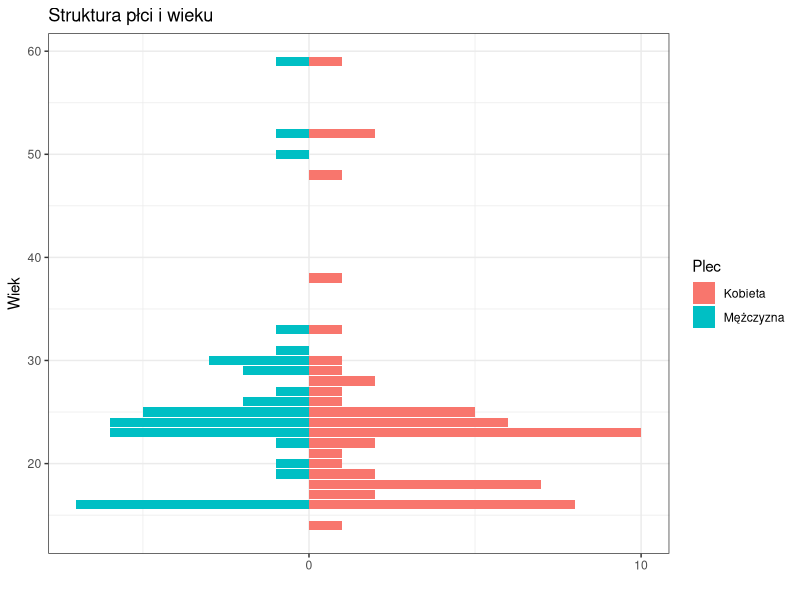
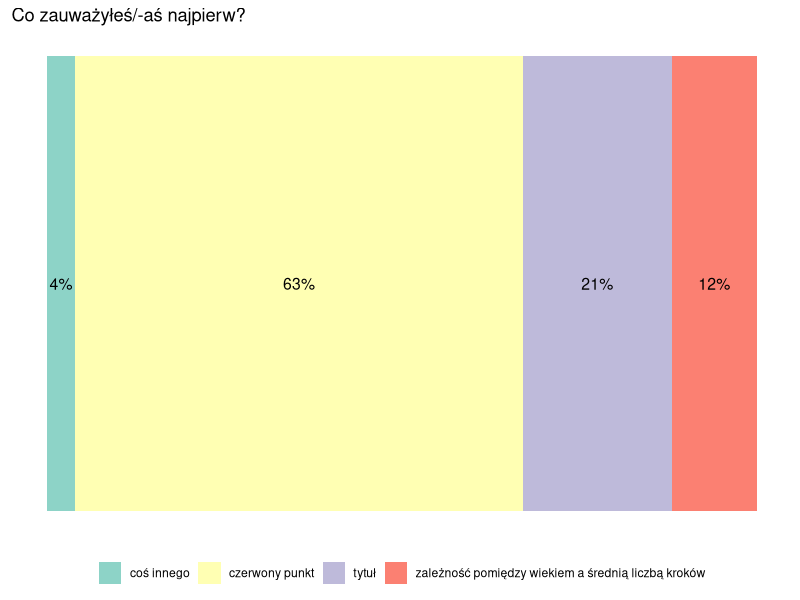
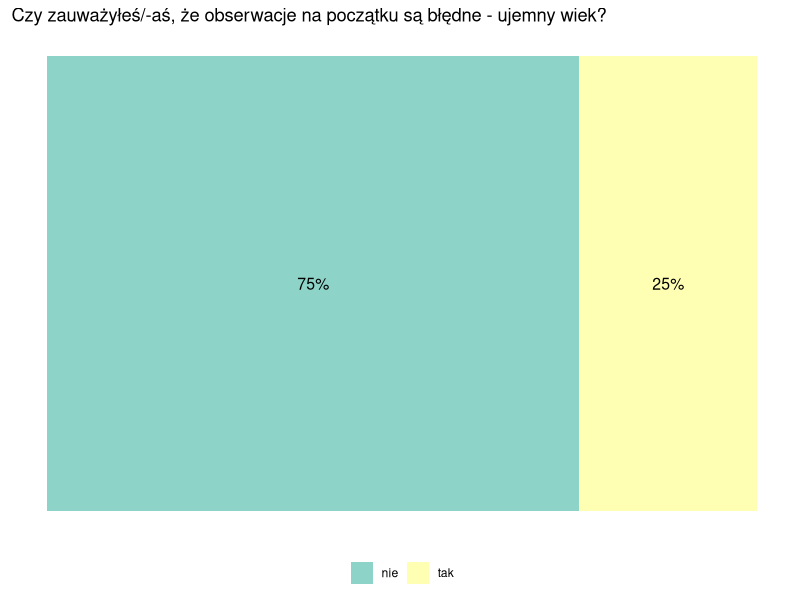
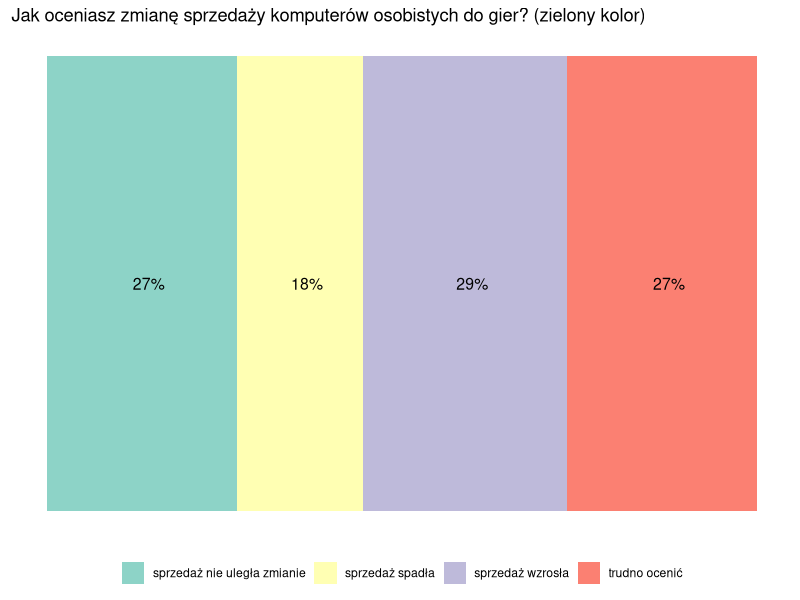
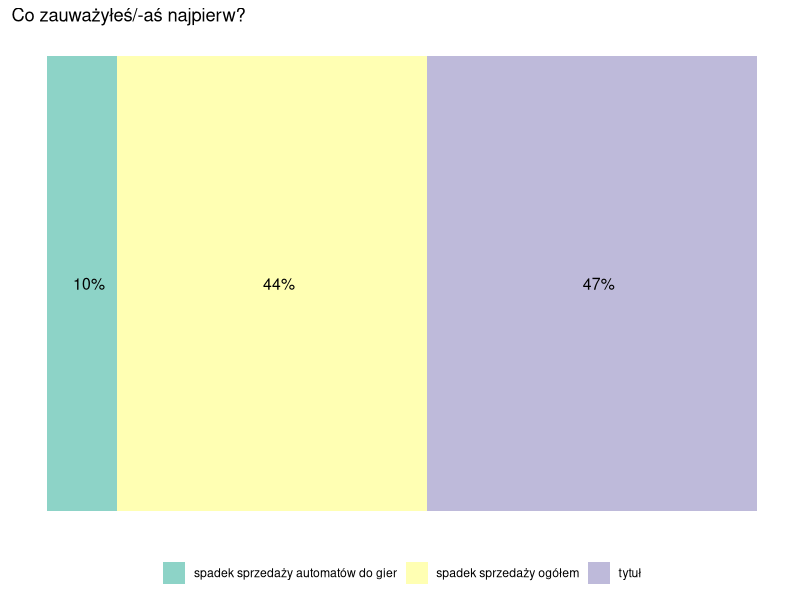
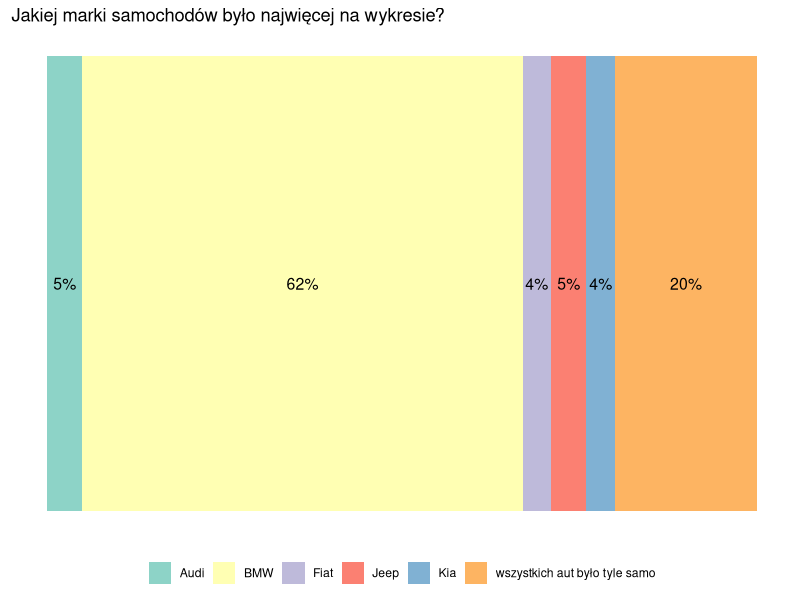
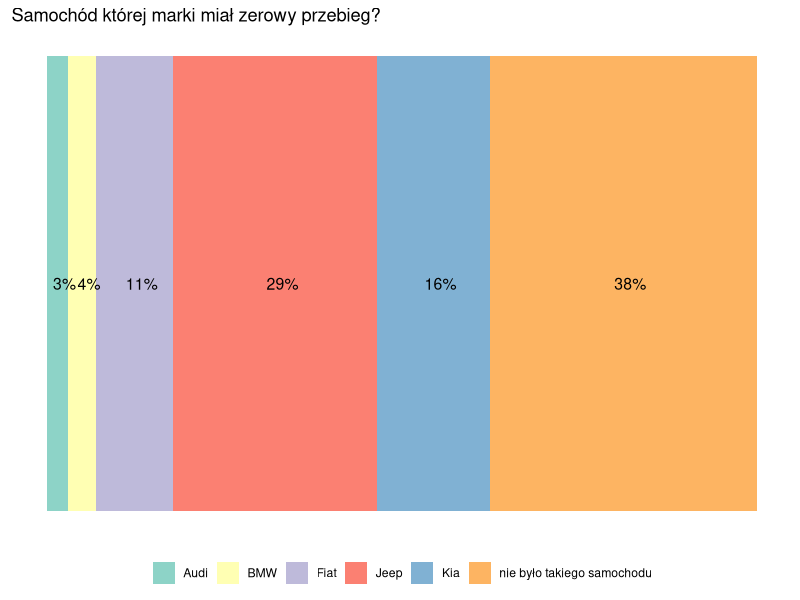
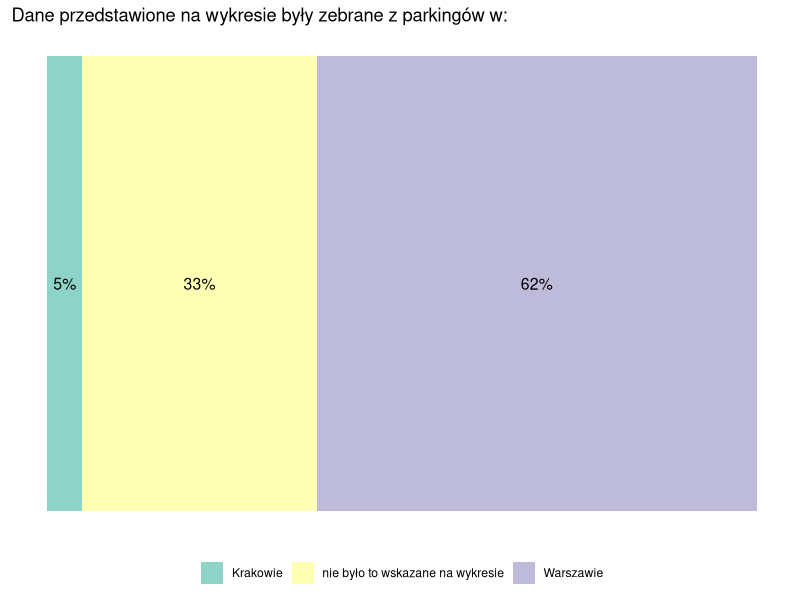

These charts were generated, in order, by the following R code:
## ---- chunk 1
knitr::opts_chunk$set(echo = FALSE)
knitr::opts_chunk$set(warning = FALSE)
knitr::opts_chunk$set(message = FALSE)
## ---- chunk 2
library(openxlsx)
library(ggplot2)
## ---- chunk 3
wyniki <- read.xlsx("Techniki Wizualizacji (Odpowiedzi).xlsx")
#usuwam polskie znaki z nazw kolumn i kilka nazw, bo ggplot sobie nie radzi
colnames(wyniki) <- iconv(colnames(wyniki), from="utf-8", to="ASCII//TRANSLIT")
colnames(wyniki)[2] <- "wyk1.co"
colnames(wyniki)[3] <- "wyk1.wiek"
colnames(wyniki)[4] <- "wyk2.co"
colnames(wyniki)[5] <- "wyk2.jak"
colnames(wyniki)[6] <- "wyk3.marka"
colnames(wyniki)[7] <- "wyk3.zero"
colnames(wyniki)[8] <- "wyk3.park"
colnames(wyniki)[9] <- "wyk4.zdanie"
colnames(wyniki)[10] <- "wyk4.rowno"
liczba <- nrow(wyniki)
## ---- chunk 4
ggplot(data=wyniki, aes(x=Wiek,fill=Plec)) +
  geom_bar(data=subset(wyniki,Plec == "Kobieta")) +
  geom_bar(data=subset(wyniki,Plec == "Mężczyzna"),aes(y=..count..*(-1))) +
  scale_y_continuous(breaks=seq(-40,40,10),labels=abs(seq(-40,40,10))) +
  xlab("Wiek") +
  ylab("") +
  ggtitle("Struktura płci i wieku") +
  coord_flip() +
  theme_bw()
## ---- chunk 5
rysuj <- function(dane, title, legend.row = 1){
tmp <- as.data.frame(round(table(dane)/length(dane) * 100,0))
tmp$cum <- cumsum(tmp$Freq)
colnames(tmp)[1] <- "Var1"


  ggplot(tmp, aes(x=1, y= -Freq, fill = Var1)) +
  geom_col(width = 0.4)+
  geom_text(aes(y = cum-100 - (Freq/2), label = paste0(Freq,"%")), size=4) +
    ggtitle(title) +
    theme_bw() +
    theme(legend.position = "bottom",
          axis.text.x=element_blank(),
          axis.text.y=element_blank(),
          axis.title.x=element_blank(),
          axis.title.y=element_blank(),
          panel.border = element_blank(),
    panel.background = element_blank(),
    panel.grid.major = element_blank(),
    panel.grid.minor = element_blank(),
    axis.ticks.x=element_blank(),
    axis.ticks.y=element_blank(),
    legend.title = element_blank())+
    guides(fill = guide_legend(nrow = legend.row)) +
    scale_fill_manual(values = c("#8dd3c7", "#ffffb3", "#bebada", "#fb8072", "#80b1d3", "#fdb462"))+
    coord_flip()
    
}

rysuj(wyniki$wyk1.co, "Co zauważyłeś/-aś najpierw?")


## ---- chunk 6
rysuj(wyniki$wyk1.wiek, "Czy zauważyłeś/-aś, że obserwacje na początku są błędne - ujemny wiek?")
## ---- chunk 7
rysuj(wyniki$wyk2.jak, "Jak oceniasz zmianę sprzedaży komputerów osobistych do gier? (zielony kolor)")
## ---- chunk 8
rysuj(wyniki$wyk2.co, "Co zauważyłeś/-aś najpierw?")
## ---- chunk 9
rysuj(wyniki$wyk3.marka, "Jakiej marki samochodów było najwięcej na wykresie?")
## ---- chunk 10
rysuj(wyniki$wyk3.zero, "Samochód której marki miał zerowy przebieg?")
## ---- chunk 11
rysuj(wyniki$wyk3.park, "Dane przedstawione na wykresie były zebrane z parkingów w:")
## ---- chunk 12
rysuj(wyniki$wyk4.zdanie, "Które z poniższych zdań jest poprawne?", legend.row = 3)
## ---- chunk 13
rysuj(wyniki$wyk4.rowno, "Ile grup równolicznych znalazło się na wykresie")
